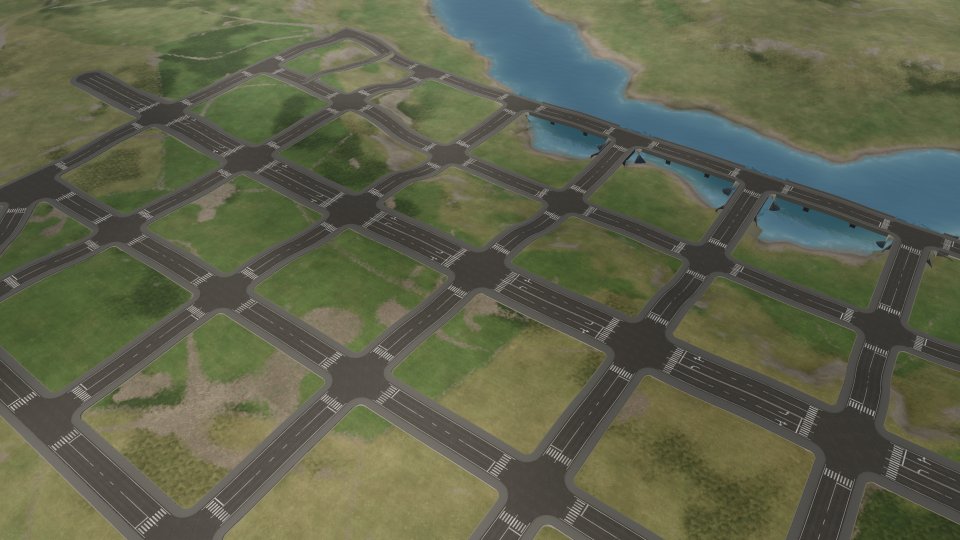
#> input picture tmp/zprobe/base_12.png, 1920 x 1080 px (shown at 1/2 size)
$ python democity-autocorrelation.py ../tmp/zprobe/base_12.png
#> lines starting #> are read from the running program, lines starting #| are printed output that depends on the picture
#!/usr/bin/env python3
"""Measure Democity's full-resolution aerial repetition convention deterministically."""

import json
import sys
from pathlib import Path

import numpy as np
from PIL import Image


def axis_result(signal):
    trend = np.convolve(
        np.pad(signal, (50, 50), mode="edge"), np.ones(101) / 101, mode="valid"
    )
    residual = signal - trend
    values = []
    for lag in range(24, min(401, len(residual) - 1)):
        correlation = float(np.corrcoef(residual[:-lag], residual[lag:])[0, 1])
        values.append((abs(correlation), correlation, lag))
    absolute, signed, lag = max(values)
    return {"maxAbs": absolute, "signed": signed, "lagPx": lag, "pass": absolute <= 0.55}


def measure(path):
    rgb = np.asarray(Image.open(path).convert("RGB"), dtype=float)
    luminance = rgb @ np.array([0.2126, 0.7152, 0.0722])
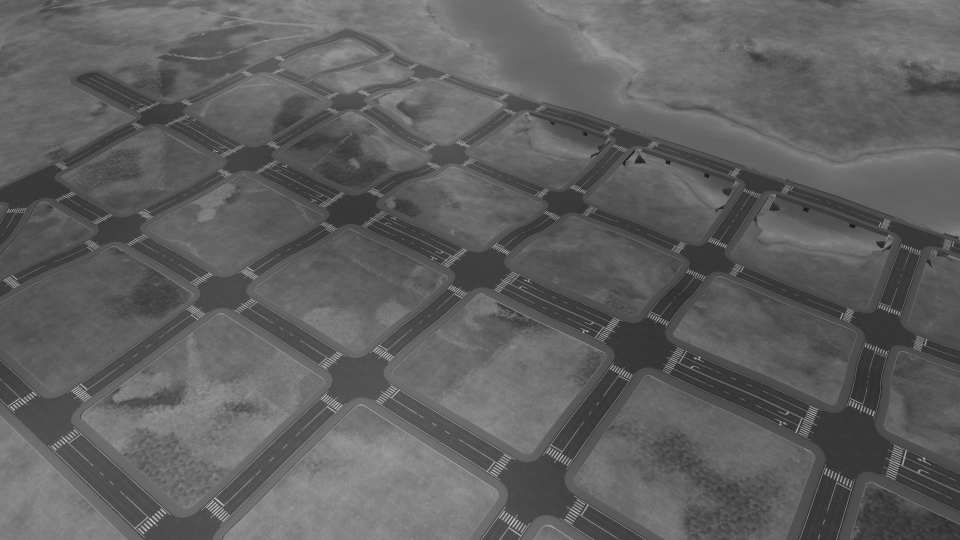
#> luminance: shape (1080, 1920) float64 (shown at 1/2 size); min 26.29, max 204.3, mean 95.8
    columns = axis_result(luminance.mean(axis=0))
#> in axis_result, `trend = np.convolve( np.pad(signal, (50, 50), mode="edge"), np.ones(10..`: trend = 1920 values, max 107.8 at index 913, min 83.87 at index 1720, mean 95.81
#> in axis_result, `residual = signal - trend`: residual = 1920 values, max 3.87 at index 782, min -2.94 at index 346, mean 0.0045
#> the loop in axis_result, `for lag in range(24, min(401, len(residual) - 1)):` made 377 passes
#> correlation on passes 1 to 3: -0.146, -0.188, -0.227
#> after the loop in axis_result, `for lag in range(24, min(401, len(residual) - 1)):`: values = 377 items, first 6: (0.146, -0.146, 24), (0.188, -0.188, 25), (0.227, -0.227, 26), (0.262, -0.262, 27), (0.292, -0.292, 28), (0.32, -0.32, 29)
#> in axis_result, `absolute, signed, lag = max(values)`: absolute = 0.429; signed = -0.429; lag = 37
#> columns = {'maxAbs': 0.429, 'signed': -0.429, 'lagPx': 37, 'pass': True}
    rows = axis_result(luminance.mean(axis=1))
#> the loop in axis_result (call 2), `for lag in range(24, min(401, len(residual) - 1)):` made 377 passes
#> correlation on passes 1 to 3: -0.148, -0.181, -0.211
#> rows = {'maxAbs': 0.37, 'signed': -0.37, 'lagPx': 39, 'pass': True}
    return {"file": str(path), "columns": columns, "rows": rows,
            "pass": columns["pass"] and rows["pass"]}


if len(sys.argv) < 2:
    raise SystemExit("usage: democity-autocorrelation.py <png> [...]")
print(json.dumps([measure(Path(argument)) for argument in sys.argv[1:]], indent=2))
